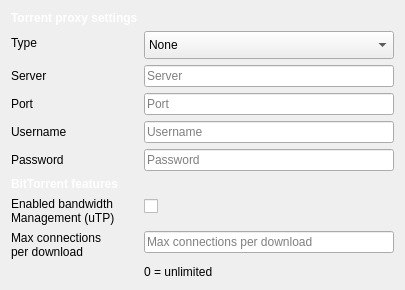
            <widget class="QWidget" name="settings_connection_tab">
             <layout class="QFormLayout" name="formLayout">
              <property name="fieldGrowthPolicy">
               <enum>QFormLayout::ExpandingFieldsGrow</enum>
              </property>
              <property name="labelAlignment">
               <set>Qt::AlignLeading|Qt::AlignLeft|Qt::AlignTop</set>
              </property>
              <property name="formAlignment">
               <set>Qt::AlignLeading|Qt::AlignLeft|Qt::AlignTop</set>
              </property>
              <item row="2" column="0">
               <widget class="QLabel" name="label_4">
                <property name="styleSheet">
                 <string notr="true">font-weight: bold;
color: white;</string>
                </property>
                <property name="text">
                 <string>Torrent proxy settings</string>
                </property>
               </widget>
              </item>
              <item row="3" column="0">
               <widget class="QLabel" name="label_11">
                <property name="styleSheet">
                 <string notr="true"/>
                </property>
                <property name="text">
                 <string>Type</string>
                </property>
               </widget>
              </item>
              <item row="3" column="1">
               <widget class="QComboBox" name="lt_proxy_type_combobox">
                <property name="minimumSize">
                 <size>
                  <width>250</width>
                  <height>28</height>
                 </size>
                </property>
                <property name="maximumSize">
                 <size>
                  <width>250</width>
                  <height>28</height>
                 </size>
                </property>
                <item>
                 <property name="text">
                  <string>None</string>
                 </property>
                </item>
                <item>
                 <property name="text">
                  <string>Socks4</string>
                 </property>
                </item>
                <item>
                 <property name="text">
                  <string>Socks5</string>
                 </property>
                </item>
                <item>
                 <property name="text">
                  <string>Socks5 with authentication</string>
                 </property>
                </item>
                <item>
                 <property name="text">
                  <string>HTTP</string>
                 </property>
                </item>
                <item>
                 <property name="text">
                  <string>HTTP with authentication</string>
                 </property>
                </item>
               </widget>
              </item>
              <item row="4" column="0">
               <widget class="QLabel" name="label_5">
                <property name="styleSheet">
                 <string notr="true"/>
                </property>
                <property name="text">
                 <string>Server</string>
                </property>
               </widget>
              </item>
              <item row="4" column="1">
               <widget class="QLineEdit" name="lt_proxy_server_input">
                <property name="sizePolicy">
                 <sizepolicy hsizetype="Fixed" vsizetype="Fixed">
                  <horstretch>0</horstretch>
                  <verstretch>0</verstretch>
                 </sizepolicy>
                </property>
                <property name="minimumSize">
                 <size>
                  <width>250</width>
                  <height>0</height>
                 </size>
                </property>
                <property name="maximumSize">
                 <size>
                  <width>250</width>
                  <height>16777215</height>
                 </size>
                </property>
                <property name="styleSheet">
                 <string notr="true"/>
                </property>
                <property name="placeholderText">
                 <string>Server</string>
                </property>
               </widget>
              </item>
              <item row="5" column="0">
               <widget class="QLabel" name="label_12">
                <property name="styleSheet">
                 <string notr="true"/>
                </property>
                <property name="text">
                 <string>Port</string>
                </property>
               </widget>
              </item>
              <item row="5" column="1">
               <widget class="QLineEdit" name="lt_proxy_port_input">
                <property name="minimumSize">
                 <size>
                  <width>250</width>
                  <height>0</height>
                 </size>
                </property>
                <property name="maximumSize">
                 <size>
                  <width>250</width>
                  <height>16777215</height>
                 </size>
                </property>
                <property name="styleSheet">
                 <string notr="true"/>
                </property>
                <property name="placeholderText">
                 <string>Port</string>
                </property>
               </widget>
              </item>
              <item row="6" column="0">
               <widget class="QLabel" name="label_13">
                <property name="styleSheet">
                 <string notr="true"/>
                </property>
                <property name="text">
                 <string>Username</string>
                </property>
               </widget>
              </item>
              <item row="6" column="1">
               <widget class="QLineEdit" name="lt_proxy_username_input">
                <property name="minimumSize">
                 <size>
                  <width>250</width>
                  <height>0</height>
                 </size>
                </property>
                <property name="maximumSize">
                 <size>
                  <width>250</width>
                  <height>16777215</height>
                 </size>
                </property>
                <property name="styleSheet">
                 <string notr="true"/>
                </property>
                <property name="placeholderText">
                 <string>Username</string>
                </property>
               </widget>
              </item>
              <item row="7" column="0">
               <widget class="QLabel" name="label_14">
                <property name="styleSheet">
                 <string notr="true"/>
                </property>
                <property name="text">
                 <string>Password</string>
                </property>
               </widget>
              </item>
              <item row="7" column="1">
               <widget class="QLineEdit" name="lt_proxy_password_input">
                <property name="minimumSize">
                 <size>
                  <width>250</width>
                  <height>0</height>
                 </size>
                </property>
                <property name="maximumSize">
                 <size>
                  <width>250</width>
                  <height>16777215</height>
                 </size>
                </property>
                <property name="styleSheet">
                 <string notr="true"/>
                </property>
                <property name="echoMode">
                 <enum>QLineEdit::Password</enum>
                </property>
                <property name="placeholderText">
                 <string>Password</string>
                </property>
               </widget>
              </item>
              <item row="8" column="0">
               <widget class="QLabel" name="label_15">
                <property name="styleSheet">
                 <string notr="true">font-weight: bold;
color: white;</string>
                </property>
                <property name="text">
                 <string>BitTorrent features</string>
                </property>
               </widget>
              </item>
              <item row="9" column="0">
               <widget class="QLabel" name="label_6">
                <property name="styleSheet">
                 <string notr="true"/>
                </property>
                <property name="text">
                 <string>Enabled bandwidth
Management (uTP)</string>
                </property>
               </widget>
              </item>
              <item row="9" column="1">
               <widget class="QCheckBox" name="lt_utp_checkbox">
                <property name="styleSheet">
                 <string notr="true">margin-top: 2px;</string>
                </property>
                <property name="text">
                 <string/>
                </property>
               </widget>
              </item>
              <item row="10" column="0">
               <widget class="QLabel" name="label_41">
                <property name="text">
                 <string>Max connections
per download</string>
                </property>
               </widget>
              </item>
              <item row="10" column="1">
               <widget class="QLineEdit" name="max_connections_download_input">
                <property name="sizePolicy">
                 <sizepolicy hsizetype="Fixed" vsizetype="Fixed">
                  <horstretch>0</horstretch>
                  <verstretch>0</verstretch>
                 </sizepolicy>
                </property>
                <property name="minimumSize">
                 <size>
                  <width>250</width>
                  <height>0</height>
                 </size>
                </property>
                <property name="maximumSize">
                 <size>
                  <width>250</width>
                  <height>16777215</height>
                 </size>
                </property>
                <property name="placeholderText">
                 <string>Max connections per download</string>
                </property>
               </widget>
              </item>
              <item row="11" column="1">
               <widget class="QLabel" name="label_43">
                <property name="text">
                 <string>0 = unlimited</string>
                </property>
               </widget>
              </item>
             </layout>
            </widget>
